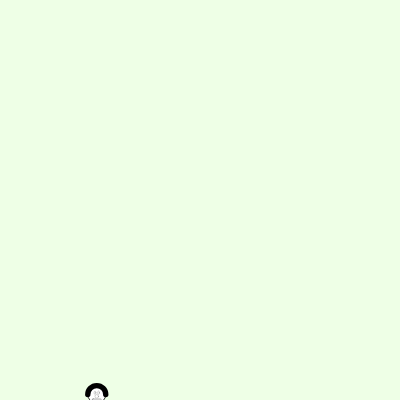
Frame 1 (no input)
Frame 60 (no input): identical to frame 1, image omitted
Frame 120 (the mouse pressed at the canvas centre since frame 60): identical to frame 1, image omitted

The p5.js sketch that drew this single still picture (run headless with seeded random() and noise() and a simulated clock; from frame 60 on, the mouse is pressed at the canvas centre):

// p5.js sketch
// ── sketch.js

var centerX = 0;
var centerY = 0;

function setup() {
  createCanvas(400, 400);
  centerX = width / 2;
  centerY = height / 2;
  
  for(var i = 0; i <= 100; i++){
    multiDrawing(random(width), random(height), random(0,2));
  }
  
}

function draw() {

  

  
  //translate is a transform function

//if you subtract the center values, it ties the image to the mouse 

//you need push & pops for all transform functions so that the canvas translates back to the original point
  


}

function multiDrawing (posX, posY, scaling){
  background(color('hsb(100, 10%, 100%)'));
  
    push();
  translate(posX -(centerX * scaling), posY -(centerY * scaling));
  scale(scaling);
  fill(255)
  strokeWeight(1);

  //face
  ellipse(centerX, centerY, 100, 100);
  //nose
  ellipse(centerX, centerY + 10, 20, 20);
  //eyse
  ellipse(centerX - 10, centerY - 10, 10, 20);
  ellipse(centerX + 10, centerY - 10, 10, 20);
  rectMode(CENTER);
  rect(centerX, centerY + 30, 50, 15, 5);
  rect(centerX, centerY + 30, 50, 1, 1);
  
  noFill();
  strokeWeight(4);
  arc(centerX,centerY,100,100, 0,PI)
  strokeWeight(30);
  arc(centerX,centerY,100,100, PI,TWO_PI)

  pop();
  
}
